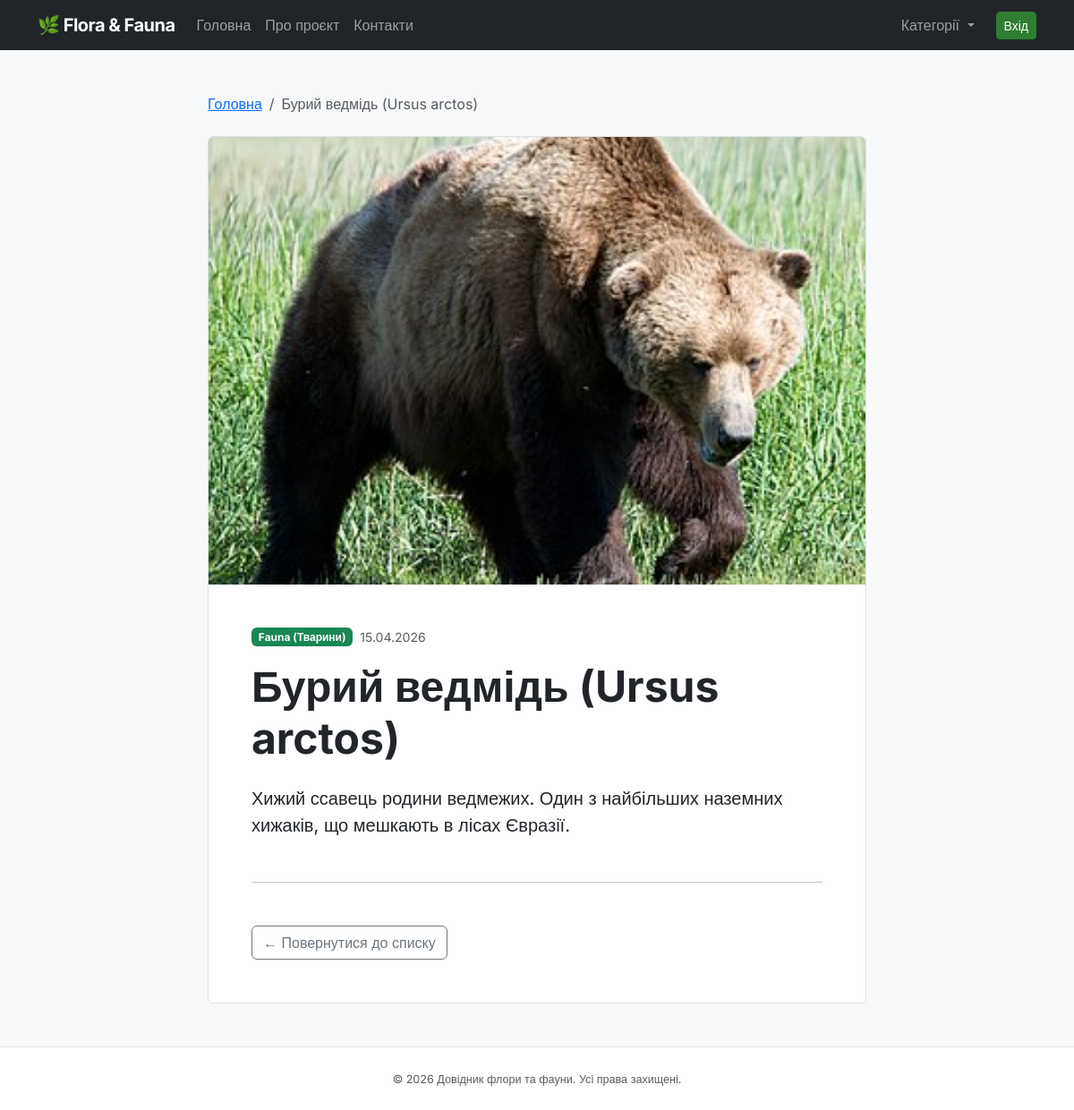
Page /item.php?id=11 on the committed database.
### tables this page shows
CREATE TABLE `menu` (
    `id` INT AUTO_INCREMENT PRIMARY KEY,
    `title` VARCHAR(50) NOT NULL,
    `url` VARCHAR(100) NOT NULL DEFAULT '/'
);

CREATE TABLE `entries` (
    `id` INT AUTO_INCREMENT PRIMARY KEY,
    `category_id` INT NOT NULL,
    `title` VARCHAR(255) NOT NULL,
    `content` TEXT NOT NULL,
    `image_path` VARCHAR(255) DEFAULT NULL,
    `created_at` TIMESTAMP DEFAULT CURRENT_TIMESTAMP,
    `updated_at` TIMESTAMP DEFAULT CURRENT_TIMESTAMP ON UPDATE CURRENT_TIMESTAMP,
    CONSTRAINT `fk_entries_category` FOREIGN KEY (`category_id`) REFERENCES `categories`(`id`) ON DELETE CASCADE
);

CREATE TABLE `categories` (
    `id` INT AUTO_INCREMENT PRIMARY KEY,
    `name` VARCHAR(100) NOT NULL UNIQUE
);

### item.php (called while the page is built, shortened)
<?php
require_once __DIR__ . '/core/init.php';
$id = isset($_GET['id']) ? (int)$_GET['id'] : 0;
$entry = get_entry_by_id($db_connection, $id);
require_once __DIR__ . '/views/header.view.php';
require_once __DIR__ . '/views/item.view.php';
require_once __DIR__ . '/views/footer.view.php';

### core/functions.php (called while the page is built, shortened)
<?php
function get_navigation_menu(PDO $connection): array
{
    $query = "SELECT title, url FROM menu ORDER BY id ASC";
    $statement = $connection->query($query);
    return $statement->fetchAll();
}
function get_entry_by_id(PDO $connection, int $id): ?array
{
    $query = "SELECT e.*, c.name as category_name
              FROM entries e
              JOIN categories c ON e.category_id = c.id
              WHERE e.id = :id
              LIMIT 1";
    $statement = $connection->prepare($query);
    $statement->execute(['id' => $id]);
    $entry = $statement->fetch();
    return $entry ?: null;
}

### core/init.php (called while the page is built, shortened)
<?php
require_once __DIR__ . '/functions.php';
try {
    $db_connection = get_db_connection();
    $header_menu = get_navigation_menu($db_connection);
} catch (PDOException $e) {
    if (($_ENV['APP_ENV'] ?? 'development') === 'development') {
        die("Помилка підключення до бази даних: " . $e->getMessage());
    }
    error_log("DB Connection Error: " . $e->getMessage());
}

### views/item.view.php (the view, shortened to what this page needs)
<div class="row justify-content-center">
    <div class="col-lg-8">
        <nav aria-label="breadcrumb" class="mb-4">
            <ol class="breadcrumb">
                <li class="breadcrumb-item"><a href="/">Головна</a></li>
                <li class="breadcrumb-item active" aria-current="page"><?= htmlspecialchars($entry['title']) ?></li>
            </ol>
        </nav>
        <article class="card border overflow-hidden">
            <?php if (!empty($entry['image_path'])): ?>
                <img src="/img/<?= htmlspecialchars($entry['image_path']) ?>" class="card-img-top main-entry-image" alt="<?= htmlspecialchars($entry['title']) ?>" style="max-height: 500px; object-fit: cover;">
            <?php endif; ?>
            <div class="card-body p-4 p-md-5">
                <div class="d-flex align-items-center mb-3">
                    <span class="badge bg-success me-2"><?= htmlspecialchars($entry['category_name']) ?></span>
                    <small class="text-muted"><?= date('d.m.Y', strtotime($entry['created_at'])) ?></small>
                </div>
                <h1 class="display-5 fw-bold mb-4"><?= htmlspecialchars($entry['title']) ?></h1>
                <div class="entry-content fs-5 leading-relaxed">
                    <?= nl2br(htmlspecialchars($entry['content'])) ?>
                </div>
                <hr class="my-5">
                <div class="d-flex justify-content-between align-items-center">
                    <a href="/" class="btn btn-outline-secondary">
                        &larr; Повернутися до списку
                    </a>
                </div>
            </div>
        </article>
    </div>
</div>

### views/header.view.php (shortened to what this page needs)
<!DOCTYPE html>
<html lang="uk">
<head>
    <link href="https://cdn.jsdelivr.net/npm/bootstrap@5.3.3/dist/css/bootstrap.min.css" rel="stylesheet">
    <link rel="stylesheet" href="/css/main.css">
</head>
<body class="bg-light">
    <nav class="navbar navbar-expand-lg navbar-dark bg-dark">
        <div class="container">
            <a class="navbar-brand fw-bold" href="/">🌿 Flora & Fauna</a>
            <div class="collapse navbar-collapse" id="navbarMain">
                <ul class="navbar-nav me-auto mb-2 mb-lg-0">
                    <?php foreach ($header_menu as $menu_item): ?>
                        <li class="nav-item">
                            <a class="nav-link" href="<?= htmlspecialchars($menu_item['url']) ?>">
                                <?= htmlspecialchars($menu_item['title']) ?>
                            </a>
                        </li>
                    <?php endforeach; ?>
                </ul>
                <ul class="navbar-nav ms-auto mb-2 mb-lg-0">
                    <?php if (isset($header_categories)): ?>
                        <li class="nav-item dropdown">
                            <a class="nav-link dropdown-toggle" href="#" id="categoryDropdown" role="button" data-bs-toggle="dropdown" aria-expanded="false">
                                Категорії
                            </a>
                        </li>
                    <?php endif; ?>
                </ul>
                <div class="d-flex ms-lg-3">
                    <?php if (isset($_SESSION['user_id'])): ?>
                        <a href="/admin/index.php" class="btn btn-outline-light btn-sm">Адмін-панель</a>
                    <?php else: ?>
                        <a href="/login.php" class="btn btn-primary btn-sm">Вхід</a>
                    <?php endif; ?>
                </div>
            </div>
        </div>
    </nav>
    <main class="container py-5">

### css/main.css (style rules this page uses)
:root { --primary-color: #2e7d32; --secondary-color: #607d8b; --bg-color: #f8f9fa; --text-color: #212529; }
body { font-family: 'Inter', sans-serif; color: var(--text-color); min-height: 100vh; display: flex; flex-direction: column; }
main { flex: 1; }
.navbar-brand { letter-spacing: -0.5px; }
.btn-primary { background-color: var(--primary-color); border-color: var(--primary-color); }
.card { border: 1px solid rgba(0,0,0,.125); }

### rows in the picture
menu: title "Головна"
menu: title "Про проєкт"
menu: title "Контакти"
entries: title "Бурий ведмідь (Ursus arctos)", image_path (picture), category.name "Fauna (Тварини)", created_at "15.04.2026", content "Хижий ссавець родини ведмежих. Один з найбільших наземних хижаків, що мешкають в лісах Євразії."
